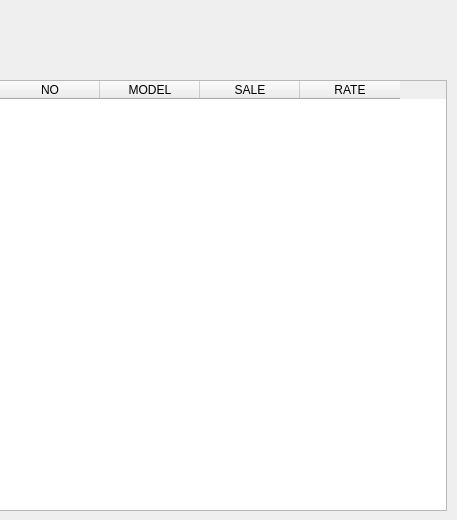
     <widget class="QWidget" name="page_8">
      <widget class="QLabel" name="br_lb">
       <property name="geometry">
        <rect>
         <x>10</x>
         <y>10</y>
         <width>71</width>
         <height>61</height>
        </rect>
       </property>
       <property name="text">
        <string/>
       </property>
      </widget>
      <widget class="QLabel" name="br_bf_lb">
       <property name="geometry">
        <rect>
         <x>90</x>
         <y>40</y>
         <width>101</width>
         <height>31</height>
        </rect>
       </property>
       <property name="text">
        <string/>
       </property>
      </widget>
      <widget class="QLabel" name="br_cr_lb">
       <property name="geometry">
        <rect>
         <x>200</x>
         <y>40</y>
         <width>101</width>
         <height>31</height>
        </rect>
       </property>
       <property name="text">
        <string/>
       </property>
      </widget>
      <widget class="QTableWidget" name="br_tbl">
       <property name="geometry">
        <rect>
         <x>-1</x>
         <y>80</y>
         <width>448</width>
         <height>431</height>
        </rect>
       </property>
       <property name="editTriggers">
        <set>QAbstractItemView::EditKeyPressed</set>
       </property>
       <attribute name="verticalHeaderVisible">
        <bool>false</bool>
       </attribute>
       <column>
        <property name="text">
         <string>NO</string>
        </property>
       </column>
       <column>
        <property name="text">
         <string>MODEL</string>
        </property>
       </column>
       <column>
        <property name="text">
         <string>SALE</string>
        </property>
       </column>
       <column>
        <property name="text">
         <string>RATE</string>
        </property>
       </column>
      </widget>
      <widget class="QLabel" name="br_total_lb">
       <property name="geometry">
        <rect>
         <x>90</x>
         <y>10</y>
         <width>121</width>
         <height>31</height>
        </rect>
       </property>
       <property name="text">
        <string/>
       </property>
      </widget>
     </widget>
